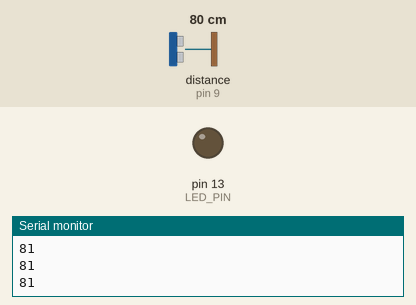
Simulated run of this sketch. Board: Arduino Uno, built with avr-gcc and run on an emulated ATmega328P. On the bench: output pins drawn as LEDs (lit = HIGH), the last lines printed to the serial monitor. The inputs (shaded band) are chosen by the test bench; at power-on: distance to the obstacle (sensor on pin 9) 80 cm. The echo pulse lasts 58.3 µs per cm.

Above: at 1.2 s.
1.3 s: distance to the obstacle (sensor on pin 9) set to 21 cm
2.8 s: distance to the obstacle (sensor on pin 9) set to 17 cm
At 3.2 s:
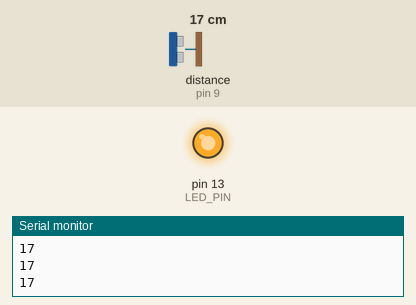
4.4 s: distance to the obstacle (sensor on pin 9) set to 35 cm
At 5.4 s:
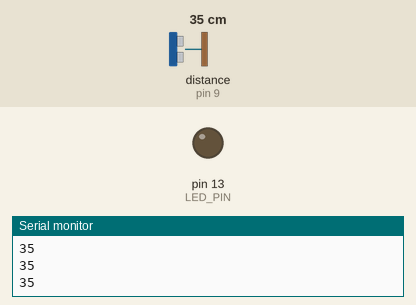
5.9 s: distance to the obstacle (sensor on pin 9) set to 2 cm
At 6.8 s:
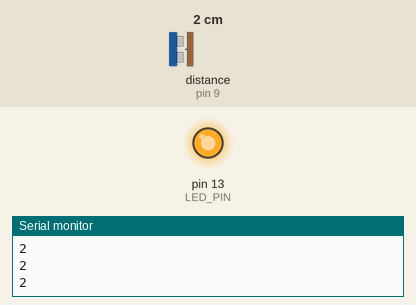
Timing chart, 0 to 8.4 s (numbered marks = the images above; inputs shaded):
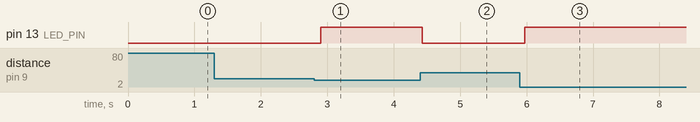

Measured:
- the behaviour switches between 20 and 19 cm on distance to the obstacle (sensor on pin 9) (found by bisection; images 0 and 1)
- after the input at 2.8 s, pin 13 (LED_PIN): LOW → HIGH after 0.10 s
- after the input at 4.4 s, pin 13 (LED_PIN): HIGH → LOW at once
- after the input at 5.9 s, pin 13 (LED_PIN): LOW → HIGH after 0.07 s

The sketch:

sensorDistancia.ino
```cpp
#include <NewPing.h>
#define LED_PIN 13
#define TRIG_PIN 10
#define ECHO_PIN 9

#define MAX_DIST 100

NewPing sensor(TRIG_PIN, ECHO_PIN, MAX_DIST);
int distancia;

void setup() {
  pinMode(LED_PIN, OUTPUT);
  Serial.begin(9600);
}
void loop() {
  distancia = sensor.ping_cm();
  Serial.println(distancia);
  if(distancia == 0) // fuera de rango
  {
  	distancia = 100;
  }
  if(distancia < 20)
  {
  	digitalWrite(LED_PIN, 1);
  }
  else
  {
  	digitalWrite(LED_PIN, 0);
  }
  delay(100);
}
```
